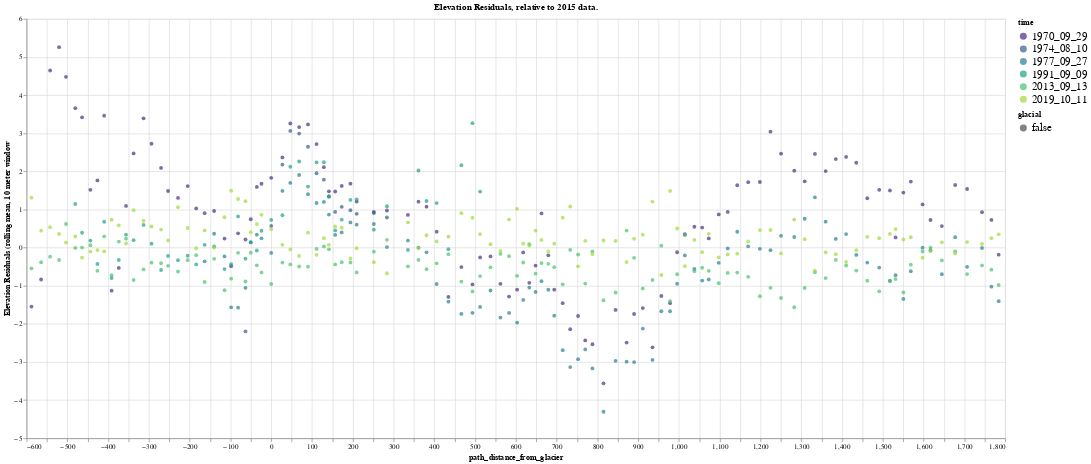

The notebook cell this image was saved under:
### Code cell
src = diff_df[['elevation', 'time', 'path_distance_from_glacier', 'glacial', 'elevation_residual', 'n_from_glacial_max']].reset_index().dropna()
src['time'] = src['time'].apply(lambda x: x.strftime(strip_time_format))
alt.Chart(
    src
).transform_filter(
    (datum.glacial == False)
).mark_circle().encode(
    alt.X("path_distance_from_glacier:Q"),
    alt.Y("elevation_residual:Q", scale=alt.Scale(zero=False), title='Elevation Residuals (rolling mean, 10 meter window', impute=alt.ImputeParams(value=None)),
    alt.Color("time:O", scale=alt.Scale(scheme='viridis')),
    alt.StrokeDash('glacial:N'),
    tooltip=['n_from_glacial_max', 'time']

).properties(
    width = 1400,
    height = 600,
    title="Elevation Residuals, relative to 2015 data."
).configure_legend(
    titleColor='black', 
    titleFontSize=12, 
    labelFontSize=16, 
    symbolStrokeWidth=4
).interactive()

### Figure 1 — Vega-Lite specification as saved in the notebook (floating-point values rounded to 4 significant figures; data arrays with more than 128 entries replaced by an {"elided": "..."} marker saying what was removed)
{"config": {"view": {"continuousWidth": 400, "continuousHeight": 300}, "legend": {"labelFontSize": 16, "symbolStrokeWidth": 4, "titleColor": "black", "titleFontSize": 12}}, "data": {"name": "data-6c9d309d7a0f8016c1b04faa70df1bc0"}, "mark": "circle", "encoding": {"color": {"field": "time", "scale": {"scheme": "viridis"}, "type": "ordinal"}, "strokeDash": {"field": "glacial", "type": "nominal"}, "tooltip": [{"field": "n_from_glacial_max", "type": "quantitative"}, {"field": "time", "type": "nominal"}], "x": {"field": "path_distance_from_glacier", "type": "quantitative"}, "y": {"field": "elevation_residual", "impute": {"value": null}, "scale": {"zero": false}, "title": "Elevation Residuals (rolling mean, 10 meter window", "type": "quantitative"}}, "height": 600, "selection": {"selector001": {"type": "interval", "bind": "scales", "encodings": ["x", "y"]}}, "title": "Elevation Residuals, relative to 2015 data.", "transform": [{"filter": "(datum.glacial === false)"}], "width": 1400, "$schema": "https://vega.github.io/schema/vega-lite/v4.17.0.json", "datasets": {"data-6c9d309d7a0f8016c1b04faa70df1bc0": {"elided": "528 records"}}}
